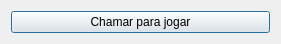
<?xml version="1.0" encoding="UTF-8"?>
<ui version="4.0">
 <class>FrmCommunicationPlayer</class>
 <widget class="QDialog" name="FrmCommunicationPlayer">
  <property name="geometry">
   <rect>
    <x>0</x>
    <y>0</y>
    <width>281</width>
    <height>43</height>
   </rect>
  </property>
  <property name="windowTitle">
   <string>Dialog</string>
  </property>
  <layout class="QVBoxLayout" name="verticalLayout">
   <item>
    <widget class="QPushButton" name="pushButtonNewGame">
     <property name="text">
      <string>Chamar para jogar</string>
     </property>
    </widget>
   </item>
  </layout>
 </widget>
 <resources/>
 <connections/>
</ui>
